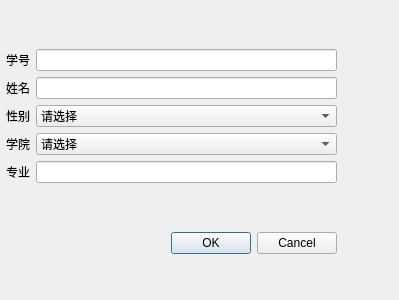
<?xml version="1.0" encoding="UTF-8"?>
<ui version="4.0">
 <class>StudentDialog</class>
 <widget class="QDialog" name="StudentDialog">
  <property name="geometry">
   <rect>
    <x>0</x>
    <y>0</y>
    <width>399</width>
    <height>300</height>
   </rect>
  </property>
  <property name="windowTitle">
   <string>学生信息编辑</string>
  </property>
  <widget class="QWidget" name="">
   <property name="geometry">
    <rect>
     <x>6</x>
     <y>6</y>
     <width>331</width>
     <height>291</height>
    </rect>
   </property>
   <layout class="QVBoxLayout" name="verticalLayout">
    <item>
     <layout class="QGridLayout" name="gridLayout">
      <item row="0" column="0">
       <widget class="QLabel" name="label">
        <property name="text">
         <string>学号</string>
        </property>
       </widget>
      </item>
      <item row="0" column="1">
       <widget class="QLineEdit" name="studentNoEdit"/>
      </item>
      <item row="1" column="0">
       <widget class="QLabel" name="label_2">
        <property name="text">
         <string>姓名</string>
        </property>
       </widget>
      </item>
      <item row="1" column="1">
       <widget class="QLineEdit" name="nameEdit"/>
      </item>
      <item row="2" column="0">
       <widget class="QLabel" name="label_3">
        <property name="text">
         <string>性别</string>
        </property>
       </widget>
      </item>
      <item row="2" column="1">
       <widget class="QComboBox" name="genderComboBox">
        <item>
         <property name="text">
          <string>请选择</string>
         </property>
        </item>
        <item>
         <property name="text">
          <string>男</string>
         </property>
        </item>
        <item>
         <property name="text">
          <string>女</string>
         </property>
        </item>
       </widget>
      </item>
      <item row="3" column="0">
       <widget class="QLabel" name="label_4">
        <property name="text">
         <string>学院</string>
        </property>
       </widget>
      </item>
      <item row="3" column="1">
       <widget class="QComboBox" name="collegeComboBox">
        <item>
         <property name="text">
          <string>请选择</string>
         </property>
        </item>
        <item>
         <property name="text">
          <string>信息与软件工程学院</string>
         </property>
        </item>
        <item>
         <property name="text">
          <string>电子科学与工程学院</string>
         </property>
        </item>
        <item>
         <property name="text">
          <string>计算机科学与工程学院</string>
         </property>
        </item>
        <item>
         <property name="text">
          <string>信息与通信工程学院</string>
         </property>
        </item>
        <item>
         <property name="text">
          <string>自动化工程学院</string>
         </property>
        </item>
        <item>
         <property name="text">
          <string>机械与电气工程学院</string>
         </property>
        </item>
        <item>
         <property name="text">
          <string>光电科学与工程学院</string>
         </property>
        </item>
        <item>
         <property name="text">
          <string>材料与能源学院</string>
         </property>
        </item>
        <item>
         <property name="text">
          <string>物理学院</string>
         </property>
        </item>
        <item>
         <property name="text">
          <string>数学学院</string>
         </property>
        </item>
        <item>
         <property name="text">
          <string>生命科学与技术学院</string>
         </property>
        </item>
        <item>
         <property name="text">
          <string>医学院</string>
         </property>
        </item>
       </widget>
      </item>
      <item row="4" column="0">
       <widget class="QLabel" name="label_5">
        <property name="text">
         <string>专业</string>
        </property>
       </widget>
      </item>
      <item row="4" column="1">
       <widget class="QLineEdit" name="majorEdit"/>
      </item>
     </layout>
    </item>
    <item>
     <widget class="QDialogButtonBox" name="buttonBox">
      <property name="orientation">
       <enum>Qt::Orientation::Horizontal</enum>
      </property>
      <property name="standardButtons">
       <set>QDialogButtonBox::StandardButton::Cancel|QDialogButtonBox::StandardButton::Ok</set>
      </property>
     </widget>
    </item>
   </layout>
  </widget>
 </widget>
 <resources/>
 <connections>
  <connection>
   <sender>buttonBox</sender>
   <signal>accepted()</signal>
   <receiver>StudentDialog</receiver>
   <slot>accept()</slot>
   <hints>
    <hint type="sourcelabel">
     <x>248</x>
     <y>254</y>
    </hint>
    <hint type="destinationlabel">
     <x>157</x>
     <y>274</y>
    </hint>
   </hints>
  </connection>
  <connection>
   <sender>buttonBox</sender>
   <signal>rejected()</signal>
   <receiver>StudentDialog</receiver>
   <slot>reject()</slot>
   <hints>
    <hint type="sourcelabel">
     <x>316</x>
     <y>260</y>
    </hint>
    <hint type="destinationlabel">
     <x>286</x>
     <y>274</y>
    </hint>
   </hints>
  </connection>
 </connections>
</ui>
